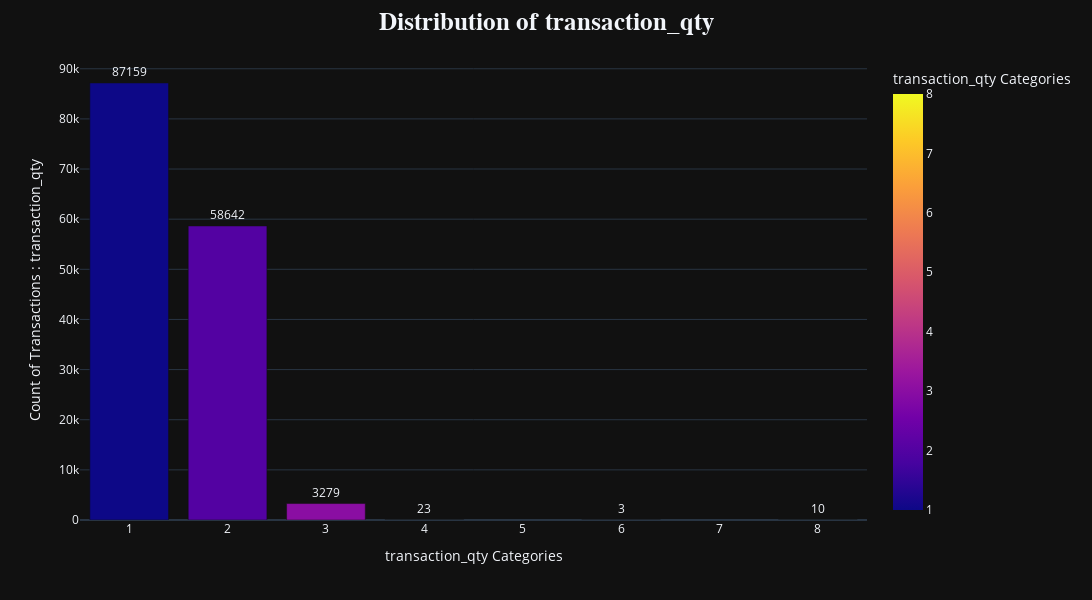

Notebook code for this chart:
### Markdown cell above
# working with `transaction_qty` column

### Code cell
univariate_ploting(df, 'transaction_qty')

### Figure 1 — Plotly figure (JSON) as saved in the notebook; plotly's stock layout.template omitted (floating-point values rounded to 4 significant figures)
{"data": [{"alignmentgroup": "True", "hovertemplate": "transaction_qty Categories=%{marker.color}<br>Count of Transactions : transaction_qty=%{text}<extra></extra>", "legendgroup": "", "marker": {"color": [1, 2, 3, 4, 8, 6], "coloraxis": "coloraxis", "pattern": {"shape": ""}}, "name": "", "offsetgroup": "", "orientation": "v", "showlegend": false, "text": [87159, 58642, 3279, 23, 10, 3], "textposition": "outside", "type": "bar", "x": [1, 2, 3, 4, 8, 6], "xaxis": "x", "y": [87159, 58642, 3279, 23, 10, 3], "yaxis": "y"}], "layout": {"barmode": "relative", "coloraxis": {"colorbar": {"title": {"text": "transaction_qty Categories"}}, "colorscale": [[0, "#0d0887"], [0.1111, "#46039f"], [0.2222, "#7201a8"], [0.3333, "#9c179e"], [0.4444, "#bd3786"], [0.5556, "#d8576b"], [0.6667, "#ed7953"], [0.7778, "#fb9f3a"], [0.8889, "#fdca26"], [1, "#f0f921"]]}, "height": 600, "legend": {"tracegroupgap": 0}, "margin": {"t": 60}, "title": {"font": {"family": "Times New Roman", "size": 25}, "text": "<b>Distribution of transaction_qty</b>", "x": 0.5}, "width": 1200, "xaxis": {"anchor": "y", "domain": [0, 1], "title": {"text": "transaction_qty Categories"}}, "yaxis": {"anchor": "x", "domain": [0, 1], "title": {"text": "Count of Transactions : transaction_qty"}}}}
